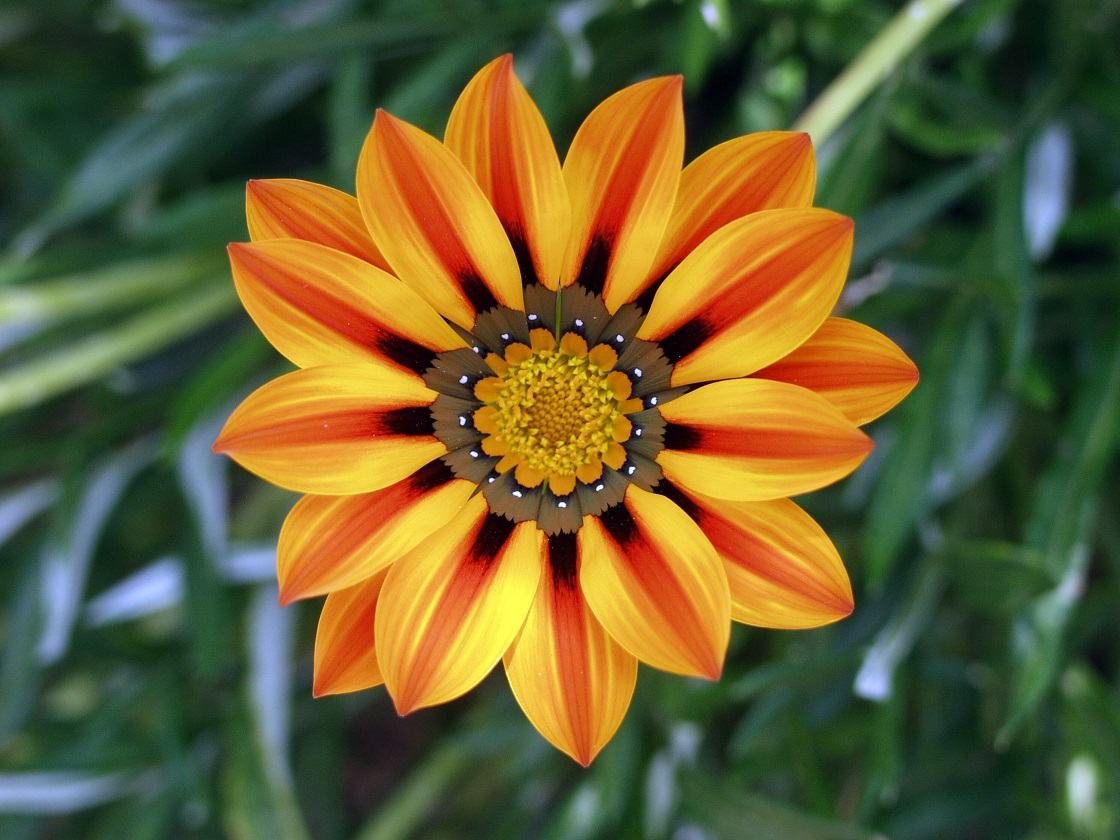
#> input picture flower.jpg, 1120 x 840 px
$ python -i ColorQuantizer.py   (imports and definitions only)   (Python 2 division)
#> lines starting #> are read from the running program, lines starting #| are printed output that depends on the picture
#> further down, picture is the input picture: shape (840, 1120, 3); mean B, G, R 50.5, 94.7, 102.5
import numpy as np
import cv2
import operator

from ColorIdentifier import ColorIdentifier
import ColorConversion


class ColorQuantizer:
    original_color = None
    original_small_color = None

    quantized_img = None
    quantized_img_hsv = None

    colorFreqMap = None
    percentageList = None

    K = None
    compactness = 0
    mean = 0

    def quantize(self, image, K=3):
        self.K = K
        self.original_color = image
        self.original_small_color = self.resize(image, 100)

        self.quantized_img = self.quantizeColors(self.original_small_color, K)
        self.quantized_img_hsv = cv2.cvtColor(self.quantized_img, cv2.COLOR_BGR2HSV)

        self.colorFreqMap = self.mapColorFrequencies(self.quantized_img)
        self.percentageList = self.getPercentageList()

    # [34 lines left out: function optimalK, not called in this run]

    def resize(self, image, longestEdgeLength):
        # resize image such that the longest edge is longestEdgeLength px
#> called with longestEdgeLength = 100
        ratio = 100.0 / float(max(image.shape[0], image.shape[1]))
#> ratio = 0.0893
        return cv2.resize(image, (0, 0), fx=ratio, fy=ratio)
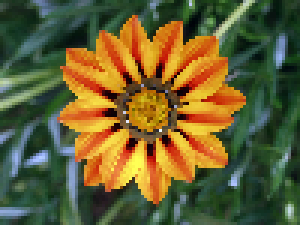
#> returned value: shape (75, 100, 3) (shown 3 times larger); mean of channels 0, 1, 2 50.4, 94.6, 102.3; drawn as B, G, R

    def quantizeColors(self, img, K=3):
        # perform k-means clustering
#> called with K = 3
        Z = img.reshape((-1, 3))
        Z = np.float32(Z)
        # define criteria, number of clusters(K) and apply kmeans()
        criteria = (cv2.TERM_CRITERIA_EPS + cv2.TERM_CRITERIA_MAX_ITER, 10, 1.0)
        ret, label, center = cv2.kmeans(Z, K, criteria, 5, cv2.KMEANS_RANDOM_CENTERS)
#> ret = 15840587.2; label = 7500 values, max 2 at index 544, min 0 at index 0, mean 0.715; center = [[42.4, 65.14, 41.2], [129.2, 133.1, 107.2], [36.15, 137.4, 219.6]]
        self.compactness = ret
#> self.compactness = 15840587.2

        # Now convert back into uint8, and make original image
        center = np.uint8(center)
#> center = [[42, 65, 41], [129, 133, 107], [36, 137, 219]]
        res = center[label.flatten()]
        res2 = res.reshape((img.shape))
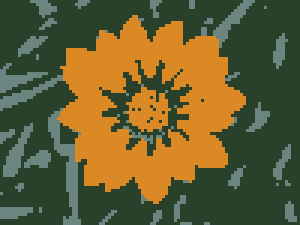
#> res2: shape (75, 100, 3) (shown 3 times larger); mean B, G, R 50.1, 94.4, 102
#> in quantize, `self.quantized_img_hsv = cv2.cvtColor(self.quantized_img, cv2.COLOR_BG..`: self.quantized_img_hsv: shape (75, 100, 3); mean H, S, V 50.5, 124.8, 119
        return res2

    def mapColorFrequencies(self, img):
        colorFreqMap = dict({})
        for y in range(0, img.shape[0]):
            for x in range(0, img.shape[1]):
                pixel = tuple(img[y][x])
                freq = colorFreqMap.get(pixel)
                if freq == None:
                    freq = 0
                freq += 1
                colorFreqMap[pixel] = freq
#> after the loop, colorFreqMap = {(42, 65, 41): 4392, (129, 133, 107): 853, (36, 137, 219): 2255}
#> in quantize, `self.colorFreqMap = self.mapColorFrequencies(self.quantized_img)`: self.colorFreqMap has the same summary as colorFreqMap in mapColorFrequencies

        return colorFreqMap

    def getPercentageList(self):
        # sort dict
        sortedList = sorted(self.colorFreqMap.items(), key=operator.itemgetter(1))
#> sortedList = [((129, 133, 107), 853), ((36, 137, 219), 2255), ((42, 65, 41), 4392)]
        sortedList.reverse()
        # convert to percentage
        totalPixels = (
            self.original_small_color.shape[0] * self.original_small_color.shape[1]
        )
#> totalPixels = 7500
        for i in range(0, len(sortedList)):
            sortedList[i] = (
                sortedList[i][0],
                float(sortedList[i][1]) / float(totalPixels),
            )
#> this loop made 3 passes
#> after the loop, sortedList = [((42, 65, 41), 0.586), ((36, 137, 219), 0.301), ((129, 133, 107), 0.114)]

        return sortedList

    # [41 lines left out: functions showFrequencyBar, printColorNames, not called in this run]


#
#   Main Entry Point
#
# [8 lines not run here, left out]

>>> import cv2
>>> picture = cv2.imread('flower.jpg')
>>> result = ColorQuantizer().quantize(picture)
#> in quantize, `self.percentageList = self.getPercentageList()`: self.percentageList has the same summary as sortedList in getPercentageList

$ run again, on balls.jpg
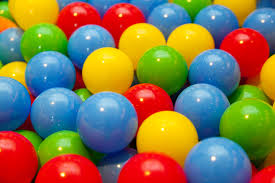
#> input picture balls.jpg, 275 x 183 px
#> picture is the input picture: shape (183, 275, 3); mean B, G, R 79.5, 117.5, 134.3
#> in resize, `return cv2.resize(image, (0, 0), fx=ratio, fy=ratio)`:
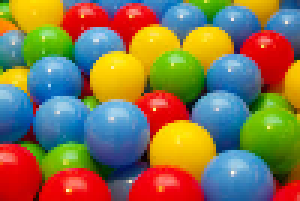
#> returned value: shape (67, 100, 3) (shown 3 times larger); mean of channels 0, 1, 2 79.1, 116.7, 134.5; drawn as B, G, R
#> in quantizeColors, `ret, label, center = cv2.kmeans(Z, K, criteria, 5, cv2.KMEANS_RANDOM_C..`: ret = 40479933.7; label = 6700 values, max 2 at index 0, min 0 at index 3, mean 1.1; center = [[12.31, 175.1, 177.3], [15.39, 15.91, 211.1], [161.4, 121.3, 64.33]]
#> self.compactness = 40479933.7
#> in quantizeColors, `center = np.uint8(center)`: center = [[12, 175, 177], [15, 15, 211], [161, 121, 64]]
#> in quantizeColors, `res2 = res.reshape((img.shape))`:
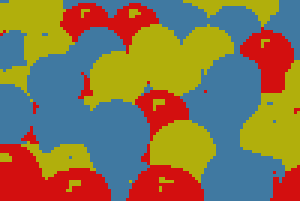
#> res2: shape (67, 100, 3) (shown 3 times larger); mean B, G, R 78.8, 116.4, 134.2
#> self.quantized_img_hsv: shape (67, 100, 3); mean H, S, V 55.4, 200.5, 177.3
#> after the loop in mapColorFrequencies, `for y in range(0, img.shape[0]):`: colorFreqMap = {(161, 121, 64): 2973, (12, 175, 177): 2275, (15, 15, 211): 1452}
#> self.colorFreqMap has the same summary as colorFreqMap in mapColorFrequencies
#> in getPercentageList, `sortedList = sorted(self.colorFreqMap.items(), key=operator.itemgetter..`: sortedList = [((15, 15, 211), 1452), ((12, 175, 177), 2275), ((161, 121, 64), 2973)]
#> the loop in getPercentageList, `for i in range(0, len(sortedList)):` made 3 passes
#> after the loop in getPercentageList, `for i in range(0, len(sortedList)):`: sortedList = [((161, 121, 64), 0.444), ((12, 175, 177), 0.34), ((15, 15, 211), 0.217)]
#> self.percentageList has the same summary as sortedList in getPercentageList
